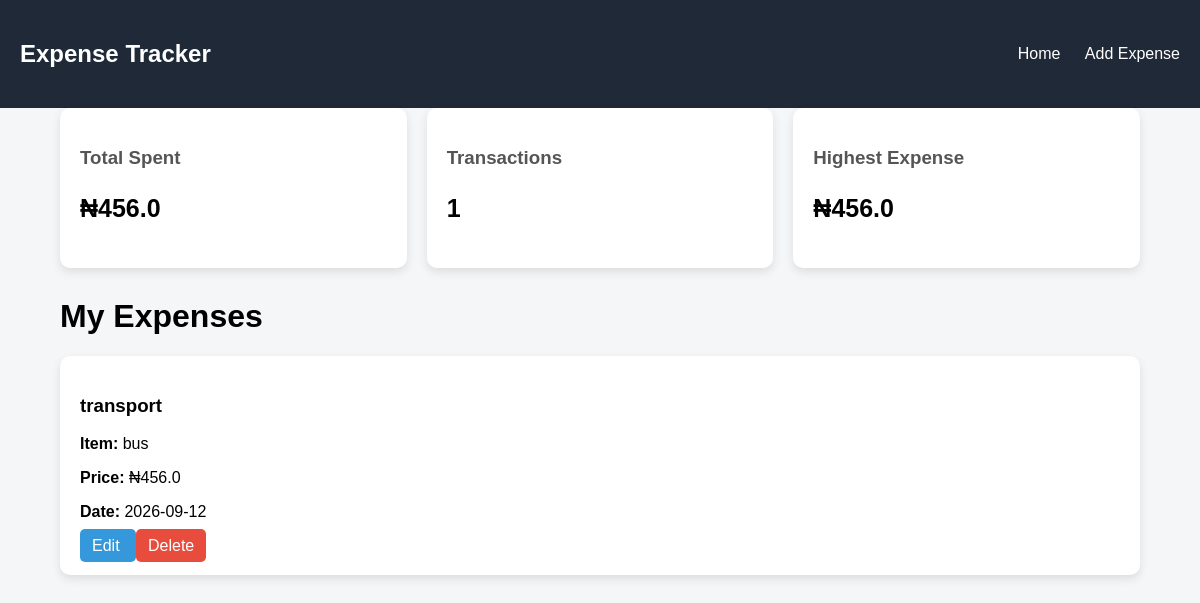
Before: / with the older database file.
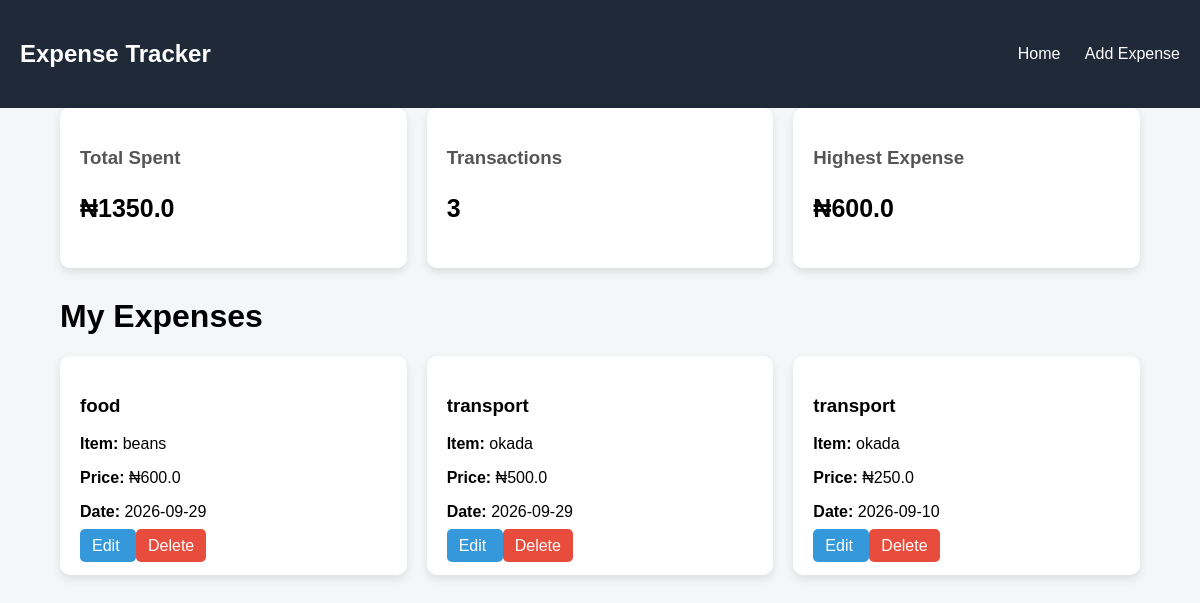
After: the same page with the newer database file.
### app/models.py (models this page shows, shortened)
class Expense(db.Model):
    __tablename__ = "expenses"
    id = db.Column(db.Integer, primary_key=True)
    category = db.Column(db.String(100), nullable=False)
    item = db.Column(db.String(100), nullable=False)
    expense_date = db.Column(db.Date, nullable=False)
    amount = db.Column(db.Float, nullable=False)

### app/routes.py (the view)
@main.route("/")
def home():
    expenses = expense_repo.get_all_expenses()
    statistics = services.expense_statistics()
    return render_template(
        "index.html",
        expenses=expenses,
        statistics=statistics
    )

### app/expense_repo.py (called while the page is built)
def get_all_expenses():
    return Expense.query.all()

### app/services.py (called while the page is built)
def expense_statistics():
    expenses = get_all_expenses()
    if not expenses:
        return {
            "total": 0,
            "count": 0,
            "highest": 0
        }
    total = sum(expense.amount for expense in expenses)
    count = len(expenses)
    highest = max(
        expense.amount
        for expense in expenses
    )
    return {
        "total": total,
        "count": count,
        "highest": highest
    }

### templates/index.html
{% extends "base.html" %}
{% block content %}
<div class="stats">
<div class="stat-card">
<h3>Total Spent</h3>
<p>
₦{{ statistics.total }}
</p>
</div>
<div class="stat-card">
<h3>Transactions</h3>
<p>
{{ statistics.count }}
</p>
</div>
<div class="stat-card">
<h3>Highest Expense</h3>
<p>
₦{{ statistics.highest }}
</p>
</div>
</div>
<h1>My Expenses</h1>
<div class="expense-card">
{% for expense in expenses %}
<div class="card">
<h3>{{ expense.category }}</h3>
<p>
<strong>Item:</strong>
{{ expense.item }}
</p>
<p>
<strong>Price:</strong>
₦{{ expense.amount }}
</p>
<p>
<strong>Date:</strong>
{{ expense.expense_date }}
</p>
<div class="actions">
<a class="edit"
href="{{ url_for('main.edit_expense', id=expense.id) }}">
Edit
</a>
<a class="delete"
href="{{ url_for('main.delete_expense', id=expense.id) }}">
Delete
</a>
</div>
</div>
{% endfor %}
</div>
{% endblock %}

### templates/base.html (shortened to what this page needs)
<!DOCTYPE html>
<html>
<head>
    <link
        rel="stylesheet"
        href="{{ url_for('static', filename='style.css') }}"
    >
</head>
<body>
<nav>
    <h2>Expense Tracker</h2>
    <div>
        <a href="{{ url_for('main.home') }}">Home</a>
        <a href="{{ url_for('main.add_expense') }}">Add Expense</a>
    </div>
</nav>
<div class="container">
{% block content %}
{% endblock %}
</div>
</body>
</html>

### static/style.css (style rules this page uses)
body { font-family: Arial, sans-serif; background:#f4f6f8; margin:0; }
nav { background:#1f2937; color:white; padding:20px; display:flex; justify-content:space-between; align-items:center; }
nav a { color:white; text-decoration:none; margin-left:20px; }
.container { width:90%; margin:auto; }
.expense-card { display:grid; grid-template-columns: repeat(auto-fit,minmax(250px,1fr)); gap:20px; }
.card { background:white; padding:20px; border-radius:10px; box-shadow:0 4px 10px rgba(0,0,0,0.1); }
.actions a { padding:8px 12px; border-radius:5px; text-decoration:none; }
.edit { background:#3498db; color:white; }
.delete { background:#e74c3c; color:white; }
.stats { display:grid; grid-template-columns: repeat(auto-fit,minmax(200px,1fr)); gap:20px; margin-bottom:30px; }
.stat-card { background:white; padding:20px; border-radius:10px; box-shadow:0 4px 10px rgba(0,0,0,0.1); }
.stat-card h3 { color:#555; }
.stat-card p { font-size:25px; font-weight:bold; }

Changed rows visible on the page:
removed Expense: highest "456.0", category "transport", item "bus", amount "456.0", expense_date "2026-09-12"
added Expense: highest "600.0", category "food", item "beans", amount "600.0", expense_date "2026-09-29"
added Expense: category "transport", item "okada", amount "500.0", expense_date "2026-09-29"
added Expense: category "transport", item "okada", amount "250.0", expense_date "2026-09-10"
Other visible differences:
{{ statistics.total }}: "456.0" → "1350.0"
{{ statistics.count }}: "1" → "3"
